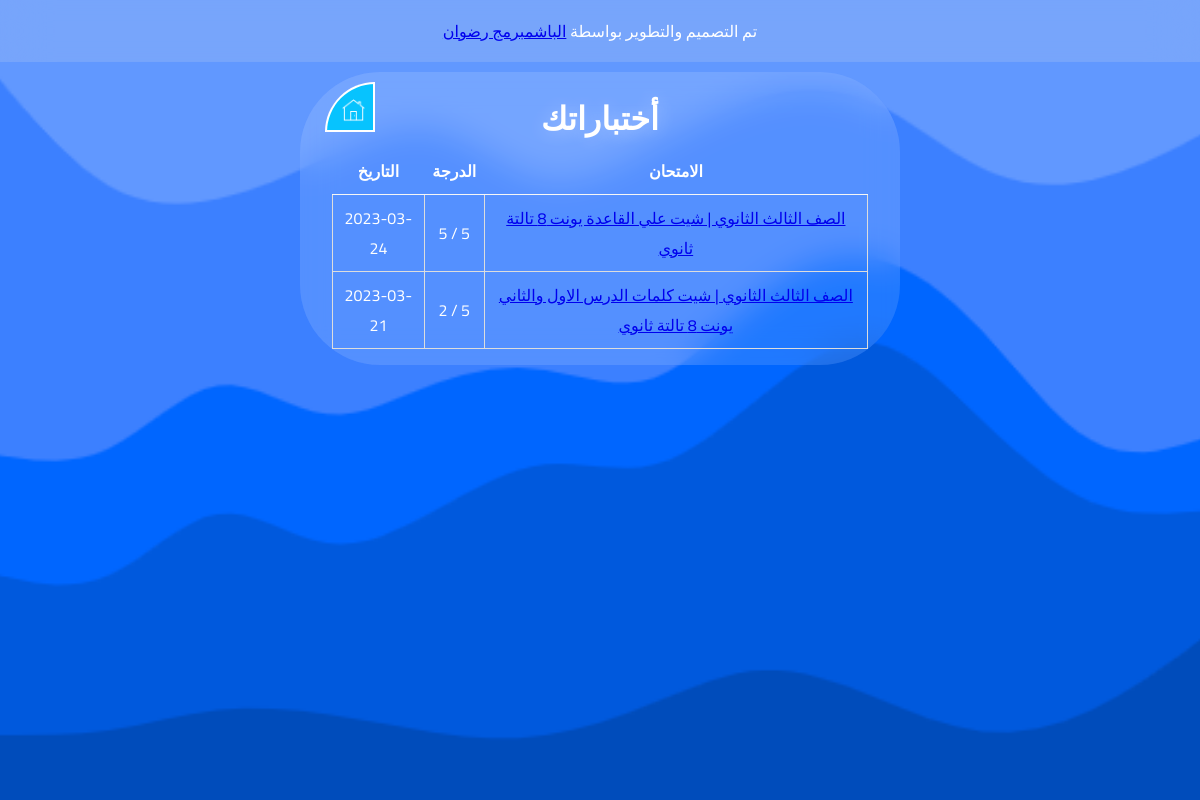
Page /exam/user-exams/ (signed in) on the committed database.
### exam_app/models.py (models this page shows, shortened)
class Student_Exam_Details (models.Model) :
    exam = models.ForeignKey(Exam,null=True,blank=True,on_delete=models.CASCADE)
    student = models.ForeignKey(Student,null=True,blank=True,on_delete=models.CASCADE)
    mark = models.CharField(max_length=100)
    date = models.DateField(auto_now_add=True,null=True)

### app/models.py (models this page shows)
class Exam (models.Model) :
    name = models.CharField(max_length=500)
    level = models.ForeignKey(Level,on_delete=models.PROTECT)
    date = models.DateField(auto_now_add=True)
    total_questions = models.IntegerField(default=0)
    time = models.CharField(max_length=100,null=True,blank=True)
    can_view_correct_answer = models.BooleanField(default=False)
    def __str__(self) :
        return f' {self.level} | {self.name}'

class Level (models.Model) :
    name = models.CharField(max_length=100)
    def __str__(self) :
        return f'{self.name}'

### exam_app/views.py (the view)
# urls.py: path('user-exams/',views.view_user_exams,name='user_exams'),
@login_required
def view_user_exams (request) :
    student = request.user
    exams = Student_Exam_Details.objects.filter( student = student ).order_by('-id')
    context = {
        'exams' : exams
    }
    return render(request,'exam_app/user-exams.html',context)

### templates/exam_app/user-exams.html (shortened to what this page needs)
{% extends 'base.html' %}
{% block head %} أختباراتك {% endblock %}
{% block content %}
<table>
    <tr>
        <th>التاريخ</th>
        <th>الدرجة</th>
        <th>الامتحان</th>
    </tr>
    {% for exam in exams %}
        <tr>
            <td>{{ exam.date |date:"Y-m-d" }}</td>
            <td>{{ exam.mark }}</td>
            {% if exam.exam.can_view_correct_answer %}
                <td><a href="{% url 'exam_answers' exam.exam.id %}">{{ exam.exam }}</a></td>
            {% else %}
                <td>{{ exam.exam }}</td>
            {% endif %}
        </tr>
    {% endfor %}
  </table>
{% endblock %}

### static/style/profile.css (style rules this page uses)
* { padding: 0; margin: 0; box-sizing: border-box; }
:root { --var-sky:#07C3FE; --var-font: 'Cairo', sans-serif; }
table { font-family: var(--var-font); border-collapse: collapse; width: 100%; color: #fff; }
td, th { border: 1px solid #dddddd; text-align: center; padding: 8px; }
th { border: none; border-bottom: 1px solid #f6f6f6; }

### rows in the picture
Student_Exam_Details: date "2023-03-24", mark "5 / 5", exam "الصف الثالث الثانوي | شيت علي القاعدة يونت 8 تالتة ثانوي"
Student_Exam_Details: date "2023-03-21", mark "2 / 5", exam "الصف الثالث الثانوي | شيت كلمات الدرس الاول والثاني يونت 8 تالتة ثانوي"
